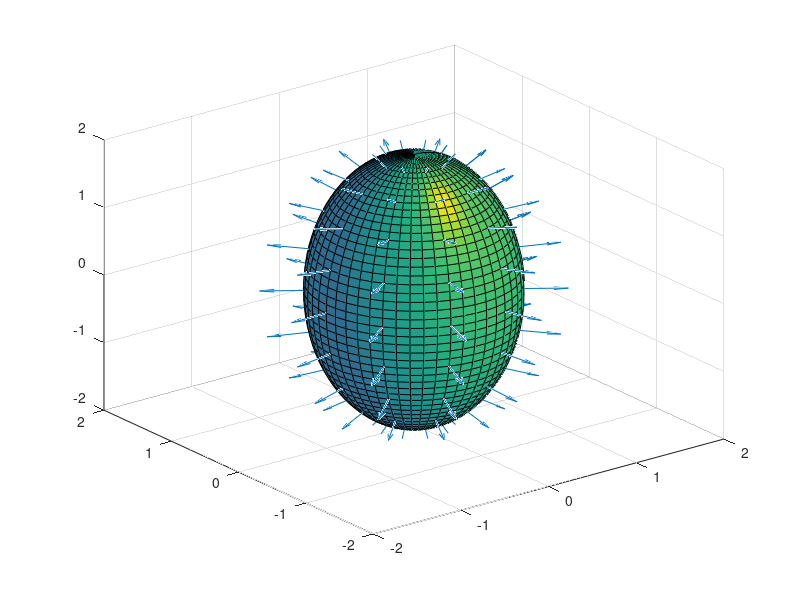

MATLAB code to generate this figure:
clear all
XC=0;YC=0;ZC=0;XR=1;YR=1;ZR=2;N=50;
[xx,yy,zz] = ellipsoid(XC,YC,ZC,XR,YR,ZR,N);
 Fxx = 2*xx;
 Fyy = 2*yy;
 Fzz = 0.5*zz;
 figure(12);
 quiver3(xx(1:5:end,1:5:end),yy(1:5:end,1:5:end),
 zz(1:5:end,1:5:end),Fxx(1:5:end,1:5:end),
 Fyy(1:5:end,1:5:end),Fzz(1:5:end,1:5:end));
 
 axis([-2 2 -2 2 -2 2]);
 hold on;
 surfl(xx,yy,zz);
